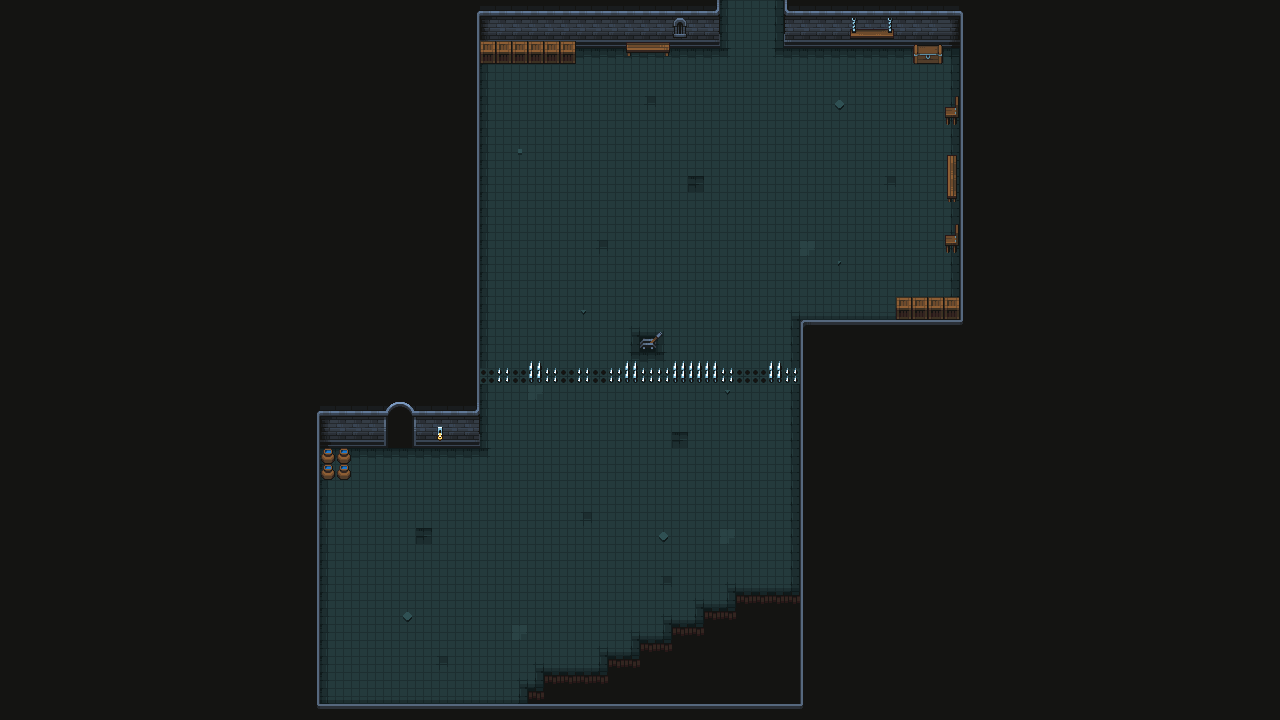

This is a level from a 2D game, rendered from its Tiled map with the project's own tilesets. A one-line summary and the map file follow, with tile-layer data summarised:
An orthogonal 80x45 tile map with 16x16 px tiles, 3 tile layers (Suelo, Pared, Decoracion), 2 tilesets and 5 objects.

<map version="1.9" tiledversion="1.9.2" orientation="orthogonal" renderorder="right-down" width="80" height="45" tilewidth="16" tileheight="16" infinite="0" nextlayerid="5" nextobjectid="9">
 <tileset firstgid="1" name="Tiles" tilewidth="16" tileheight="16" tilecount="625" columns="25">
  <image source="Tiles.png" width="400" height="400" />
  <wangsets>
   <wangset name="Suelo" type="corner" tile="-1">
    <wangcolor name="Esquinas" color="#ff0000" tile="-1" probability="1" />
    <wangcolor name="Centro" color="#00ff00" tile="-1" probability="1" />
    <wangtile tileid="4" wangid="0,1,0,2,0,1,0,1" />
    <wangtile tileid="5" wangid="0,1,0,2,0,2,0,1" />
    <wangtile tileid="6" wangid="0,1,0,1,0,2,0,1" />
    <wangtile tileid="7" wangid="0,2,0,1,0,2,0,2" />
    <wangtile tileid="8" wangid="0,2,0,1,0,1,0,2" />
    <wangtile tileid="9" wangid="0,2,0,2,0,1,0,2" />
    <wangtile tileid="29" wangid="0,2,0,2,0,1,0,1" />
    <wangtile tileid="30" wangid="0,2,0,2,0,2,0,2" />
    <wangtile tileid="31" wangid="0,1,0,1,0,2,0,2" />
    <wangtile tileid="32" wangid="0,1,0,1,0,2,0,2" />
    <wangtile tileid="33" wangid="0,1,0,1,0,1,0,1" />
    <wangtile tileid="34" wangid="0,2,0,2,0,1,0,1" />
    <wangtile tileid="54" wangid="0,2,0,1,0,1,0,1" />
    <wangtile tileid="55" wangid="0,2,0,1,0,1,0,2" />
    <wangtile tileid="56" wangid="0,1,0,1,0,1,0,2" />
    <wangtile tileid="57" wangid="0,1,0,2,0,2,0,2" />
    <wangtile tileid="58" wangid="0,1,0,2,0,2,0,1" />
    <wangtile tileid="59" wangid="0,2,0,2,0,2,0,1" />
   </wangset>
  </wangsets>
 </tileset>
 <tileset firstgid="626" name="Props" tilewidth="16" tileheight="16" tilecount="625" columns="25">
  <image source="Props.png" width="400" height="400" />
 </tileset>
 <layer id="1" name="Suelo" width="80" height="45">
  <properties>
   <property name="Draw" type="bool" value="true" />
   <property name="Navigation" type="bool" value="false" />
  </properties>
  <data>[3600 cells, 3600 non-empty, 30 distinct tile ids]</data>
 </layer>
 <layer id="2" name="Pared" width="80" height="45">
  <properties>
   <property name="Draw" type="bool" value="true" />
   <property name="Navigation" type="bool" value="false" />
  </properties>
  <data>[3600 cells, 2438 non-empty, 24 distinct tile ids]</data>
 </layer>
 <layer id="3" name="Decoracion" width="80" height="45">
  <properties>
   <property name="Draw" type="bool" value="true" />
   <property name="Navigation" type="bool" value="false" />
  </properties>
  <data>[3600 cells, 99 non-empty, 51 distinct tile ids]</data>
 </layer>
 <objectgroup id="4" name="Colliders">
  <properties>
   <property name="Platform" type="bool" value="true" />
  </properties>
  <object id="1" x="480" y="32">
   <polygon points="0,0 240,0 240,-32 -480,-32 -480,688 800,688 800,-32 304,-32 304,0 432,0 432,16 464,16 480,16 480,64 464,64 464,80 480,80 480,112 464,112 464,160 480,160 480,192 464,192 464,208 480,208 479.998,264.982 415.998,264.982 416,288 320,288 320,560 256,560 256,576 224,576 224,592 192,592 192,608 160,608 160,624 128,624 128,640 64,640 64,656 48,656 48,672 -160,672 -160,448 -128,448 -129,415.333 -96.697,413.03 -96.611,379.208 -58.8485,379.364 -58.7538,413.654 -1,413.667" />
  </object>
  <object id="5" x="733.25" y="383">
   <polygon points="0,0 0.25,-13.25 -123.75,-13.25 -124.75,-0.25" />
  </object>
  <object id="6" x="769.25" y="368.5">
   <polygon points="0,0 0,14.5 30.75,14.75 30.25,-2.25" />
  </object>
  <object id="7" x="498" y="368.5">
   <polygon points="0,0 -0.5,13 12.75,13.25 13.25,-0.75" />
  </object>
  <object id="8" x="528.75" y="367.75">
   <polygon points="0,0 61.25,0 60.25,15 -0.5,14.25" />
  </object>
 </objectgroup>
</map>
